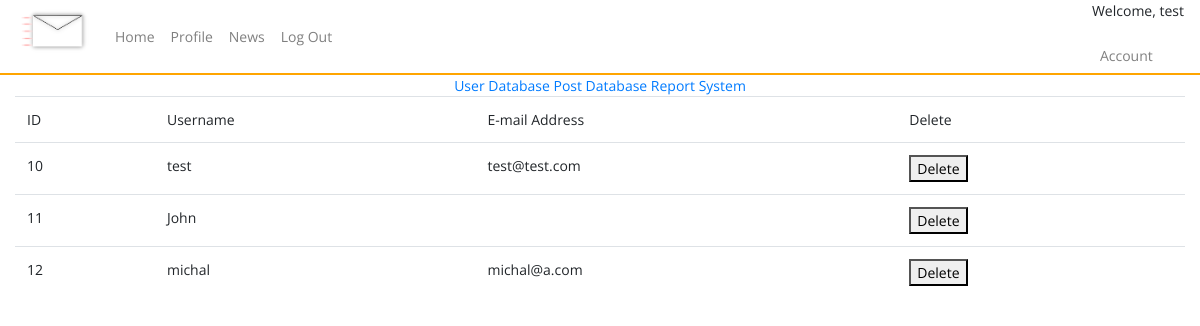
Page /admin/user (signed in) on the earlier database version.
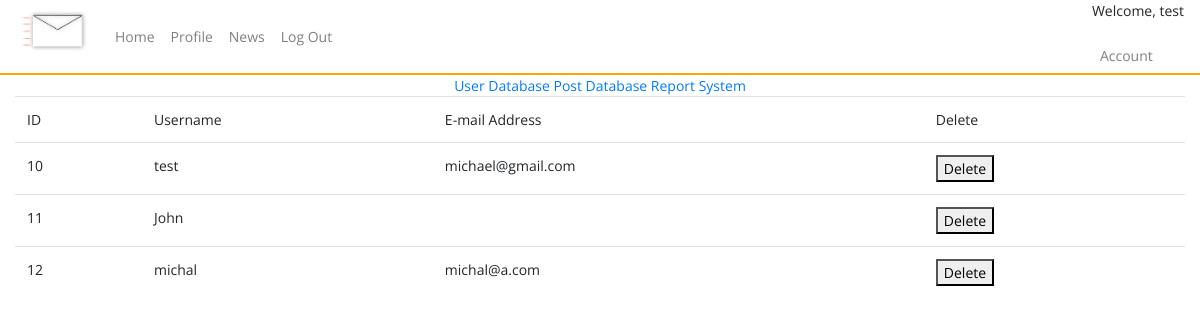
Same page on the later database version.
### tables this page shows
CREATE TABLE users (
    ID INTEGER PRIMARY KEY AUTOINCREMENT,
    username TEXT NOT NULL,
    password TEXT NOT NULL,
    email TEXT NOT NULL UNIQUE
, user_type VARCHAR, whitelisted text, blacklisted text);

### app.py (the view)
@app.route("/admin/user")
def admin_user():
    if not session.get('username'):
        return redirect(url_for('home'))
    user_table=query_db('SELECT * FROM users')
    return render_template("user_database.html", user_table = user_table)

### app.py (called while the page is built)
def query_db(query, args=(), one=False):
    con = g._database = sqlite3.connect(DATABASE)
    con.row_factory = sqlite3.Row
    cur = con.execute(query, args)
    rv = cur.fetchall()
    cur.close()
    return (rv[0] if rv else None) if one else rv

### templates/user_database.html (shortened to what this page needs)
{% include "admin.html" %}
<div class="container-fluid col">
    <table class="table">
        <tr>
            <td>ID</td>
            <td>Username</td>
            <td>E-mail Address</td>
            <td>Delete</td>
        </tr>
        <tr>
            {% for user in user_table %}
            <td>{{user.ID}}</td>
            <td>{{user.username}}</td>
            <td>{{user.email}}</td>
            <td><button type="button" onClick="{{url_for}}">Delete</td></tr>
            {% endfor %}
        </table>
    </div>

### templates/nav.html (shortened to what this page needs)
<nav class="navbar nav-main navbar-expand-lg navbar-light">
    <a class="navbar-brand">
      <img src="{{url_for('static', filename='assets/logo.png')}}" alt="logo" style="height: 75px;">
    </a>
    <div class="collapse navbar-collapse" id="navbarNav">
      <ul class="navbar-nav">
        <li class="nav-item">
          <a class="nav-link" href="{{ url_for('posts') }}">Home</a>
        </li>
        <li class="nav-item">
          <a class="nav-link" href="{{ url_for('profile') }}">Profile</a>
        </li>
        <li class="nav-item">
          <a class="nav-link" href="{{ url_for('news') }}">News</a>
        </li>
        <li class="nav-item">
          <a class="nav-link" href="{{ url_for('logout') }}">Log Out</a>
        </li>
      </ul>
    </div>
    <div class="welcome-session">
      <p>Welcome, {{session.username}}</p>
      <ul class="navbar-nav">
        <li class="nav-item">
          <a class="nav-link" href="{{ url_for('account_settings') }}">Account</a>
        </li>
      </ul>
    </div>
  </nav>

Differences in the rows shown:
changed users "test": email "test@test.com" → "michael@gmail.com"
